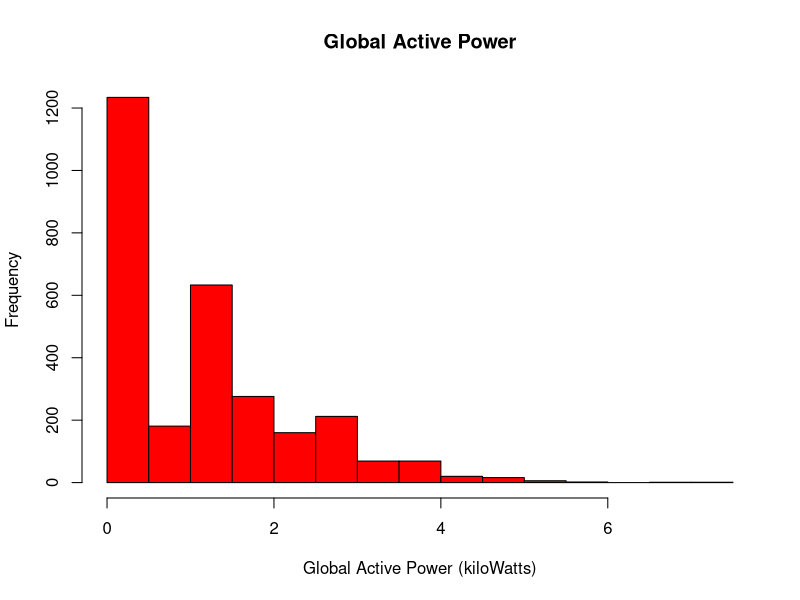
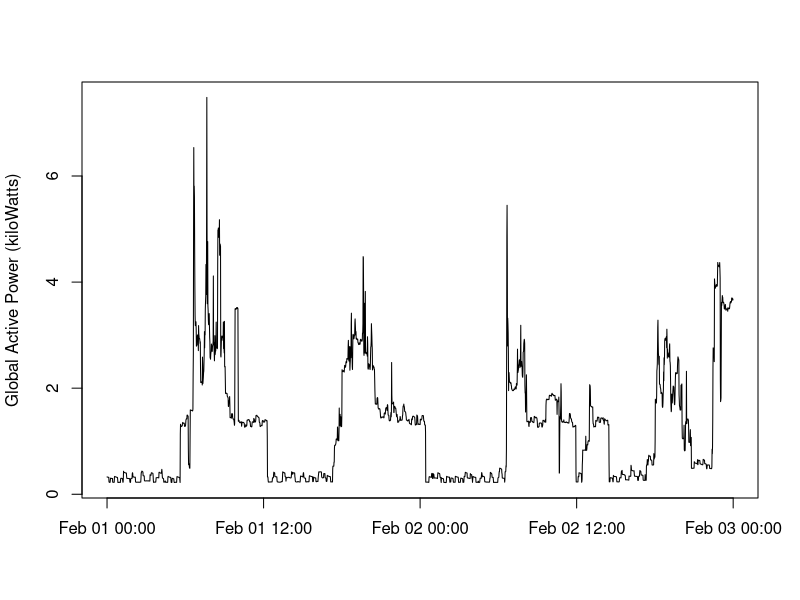
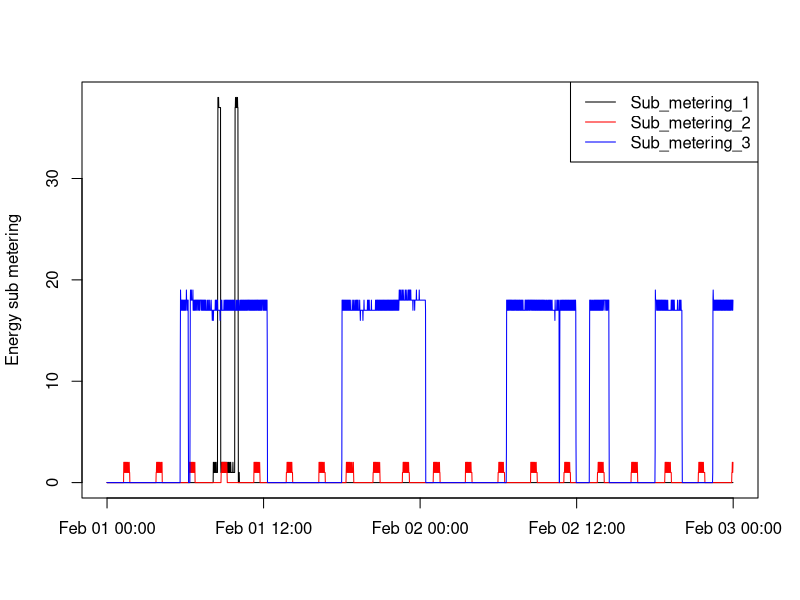
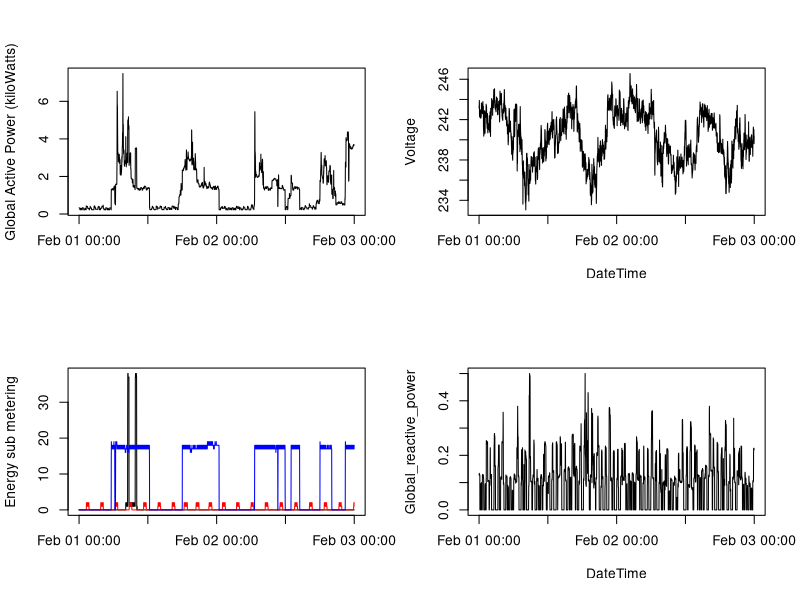

Here is the R script that generated these plots, in order:
# Read data for plotting from prepared CSV file
powerdata <- read.csv("powerdata.csv", header=T, sep=",", stringsAsFactors=F)
# DateTime needs to be formatted appropriately
powerdata$DateTime <-strptime(powerdata$DateTime, "%Y-%m-%d %T")
attach(powerdata)
# Plot a histoframm
#png("plot1.png")
dev.new()
hist(Global_active_power, col="Red", main="Global Active Power",xlab="Global Active Power (kiloWatts)")
# Plot a line chart
dev.new()
plot(DateTime, Global_active_power, type="l", xlab="", ylab="Global Active Power (kiloWatts)")
# Plot Sub metering chart with legend
dev.new()
plot(DateTime, Sub_metering_1, type="l", xlab="", ylab="Energy sub metering")
lines(DateTime, Sub_metering_2, type="l", col="red")
lines(DateTime, Sub_metering_3, type="l", col="blue")
legend('topright', c("Sub_metering_1", "Sub_metering_2","Sub_metering_3"), lty=1, col=c("black", "red", "blue"))
# Plot 4-windows chart
dev.new()
par(mfrow=c(2,2))
plot(DateTime, Global_active_power, type="l", xlab="", ylab="Global Active Power (kiloWatts)")
plot(DateTime, Voltage, type="l", ylab="Voltage")
plot(DateTime, Sub_metering_1, type="l", xlab="", ylab="Energy sub metering")
lines(DateTime, Sub_metering_2, type="l", col="red")
lines(DateTime, Sub_metering_3, type="l", col="blue")
plot(DateTime, Global_reactive_power, type="l")
detach(powerdata)
rm("powerdata")
